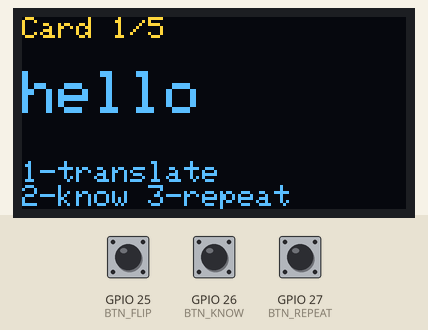
A sketch run on a simulated ESP32. Shown: 128×64 one-colour display. Inputs (shaded band) come from the test bench; at power-on: GPIO 26 (BTN_KNOW) HIGH, GPIO 25 (BTN_FLIP) HIGH, GPIO 27 (BTN_REPEAT) HIGH. The OLED is the two-colour kind (top 16 rows yellow); what the sketch prints to the serial monitor is not drawn.

Above: at 1.2 s.
1.3 s: GPIO 26 (BTN_KNOW) pulled LOW for 3.2 s
At 4.7 s:
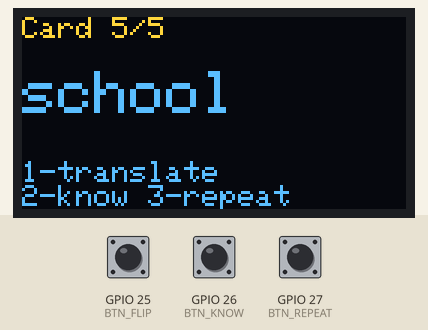
6.0 s: GPIO 25 (BTN_FLIP) pulled LOW for 1 s
At 6.18 s:
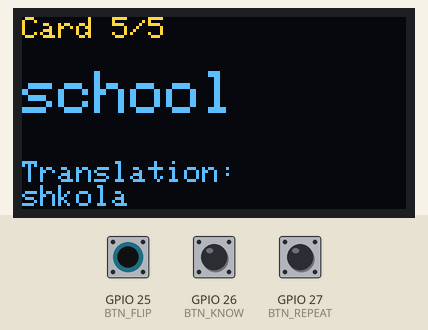
8.5 s: GPIO 27 (BTN_REPEAT) pulled LOW for 0.15 s
At 9.3 s:
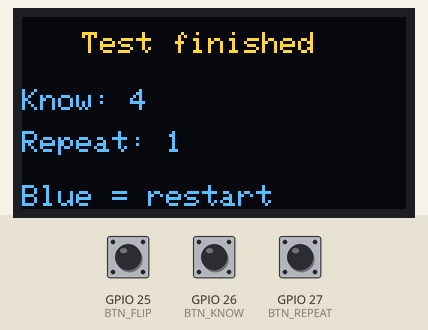
10.1 s: GPIO 26 (BTN_KNOW) pulled LOW for 0.15 s
At 10.5 s:
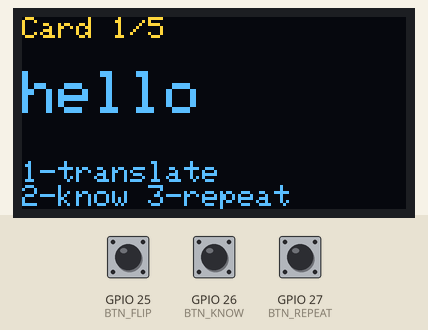
11.7 s: GPIO 25 (BTN_FLIP) pulled LOW for 0.15 s
At 12.9 s:
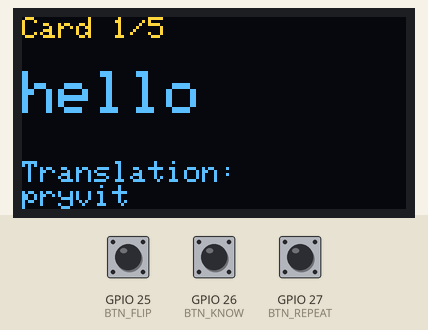
13.3 s: GPIO 27 (BTN_REPEAT) pulled LOW for 3.2 s
At 13.48 s:
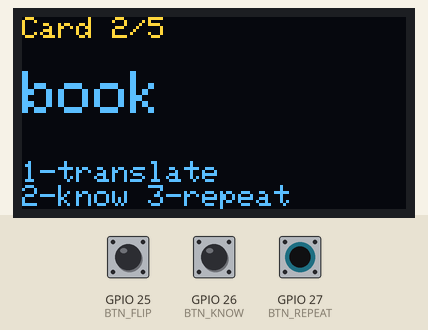
Timing chart, 0 to 16.3 s (numbered marks = the images above; inputs shaded):
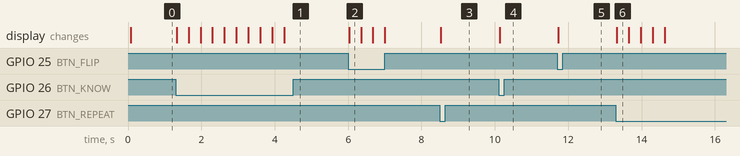

Measured:
- after the input at 1.3 s, the display: first changes at once (image 1 shows a later state)
- after the input at 6.0 s, the display: changes at once (image 2)
- after the input at 8.5 s, the display: changes at once (image 3)
- after the input at 10.1 s, the display: changes at once (image 4)
- after the input at 11.7 s, the display: changes at once (image 5)
- after the input at 13.3 s, the display: changes at once (image 6)

The sketch:

sketch.ino
```cpp
#include <Wire.h>
#include <Adafruit_GFX.h>
#include <Adafruit_SSD1306.h>

#define SCREEN_WIDTH 128
#define SCREEN_HEIGHT 64

#define OLED_SDA 21
#define OLED_SCL 22
#define OLED_ADDR 0x3C

#define BTN_FLIP   25
#define BTN_KNOW   26
#define BTN_REPEAT 27

Adafruit_SSD1306 display(SCREEN_WIDTH, SCREEN_HEIGHT, &Wire, -1);

struct Card {
  const char* word;
  const char* translation;
};

Card cards[] = {
  { "hello",  "pryvit" },
  { "book",   "knyha" },
  { "water",  "voda" },
  { "table",  "stil" },
  { "school", "shkola" }
};

const int TOTAL = sizeof(cards) / sizeof(cards[0]);

int cardIndex = 0;
int knowCount = 0;
bool showTranslation = false;

bool isPressed(int pin) {
  return digitalRead(pin) == LOW;
}

void drawCard() {
  display.clearDisplay();
  display.setTextColor(SSD1306_WHITE);

  display.setTextSize(1);
  display.setCursor(0, 0);
  display.print("Card ");
  display.print(cardIndex + 1);
  display.print("/");
  display.print(TOTAL);

  display.setTextSize(2);
  display.setCursor(0, 18);
  display.print(cards[cardIndex].word);

  display.setTextSize(1);

  if (showTranslation) {
    display.setCursor(0, 48);
    display.print("Translation:");
    display.setCursor(0, 56);
    display.print(cards[cardIndex].translation);
  } else {
    display.setCursor(0, 48);
    display.print("1-translate");
    display.setCursor(0, 56);
    display.print("2-know 3-repeat");
  }

  display.display();
}

void drawResult() {
  display.clearDisplay();
  display.setTextColor(SSD1306_WHITE);
  display.setTextSize(1);

  display.setCursor(20, 5);
  display.print("Test finished");

  display.setCursor(0, 24);
  display.print("Know: ");
  display.print(knowCount);

  display.setCursor(0, 38);
  display.print("Repeat: ");
  display.print(TOTAL - knowCount);

  display.setCursor(0, 56);
  display.print("Blue = restart");

  display.display();
}

void nextCard(bool knowsWord) {
  if (knowsWord) {
    knowCount++;
  }

  cardIndex++;
  showTranslation = false;

  if (cardIndex >= TOTAL) {
    drawResult();
  } else {
    drawCard();
  }
}

void setup() {
  Serial.begin(115200);
  Serial.println("=== Learnly started ===");

  pinMode(BTN_FLIP, INPUT_PULLUP);
  pinMode(BTN_KNOW, INPUT_PULLUP);
  pinMode(BTN_REPEAT, INPUT_PULLUP);

  Wire.begin(OLED_SDA, OLED_SCL);

  if (!display.begin(SSD1306_SWITCHCAPVCC, OLED_ADDR)) {
    Serial.println("OLED NOT FOUND");
    while (true) {
      delay(100);
    }
  }

  Serial.println("OLED FOUND");

  display.clearDisplay();
  display.display();

  drawCard();
}

void loop() {
  if (cardIndex >= TOTAL) {
    if (isPressed(BTN_KNOW)) {
      cardIndex = 0;
      knowCount = 0;
      showTranslation = false;
      drawCard();
      delay(300);
    }

    return;
  }

  if (isPressed(BTN_FLIP)) {
    showTranslation = !showTranslation;
    drawCard();
    delay(300);
  }

  if (isPressed(BTN_KNOW)) {
    nextCard(true);
    delay(300);
  }

  if (isPressed(BTN_REPEAT)) {
    nextCard(false);
    delay(300);
  }
}
```
